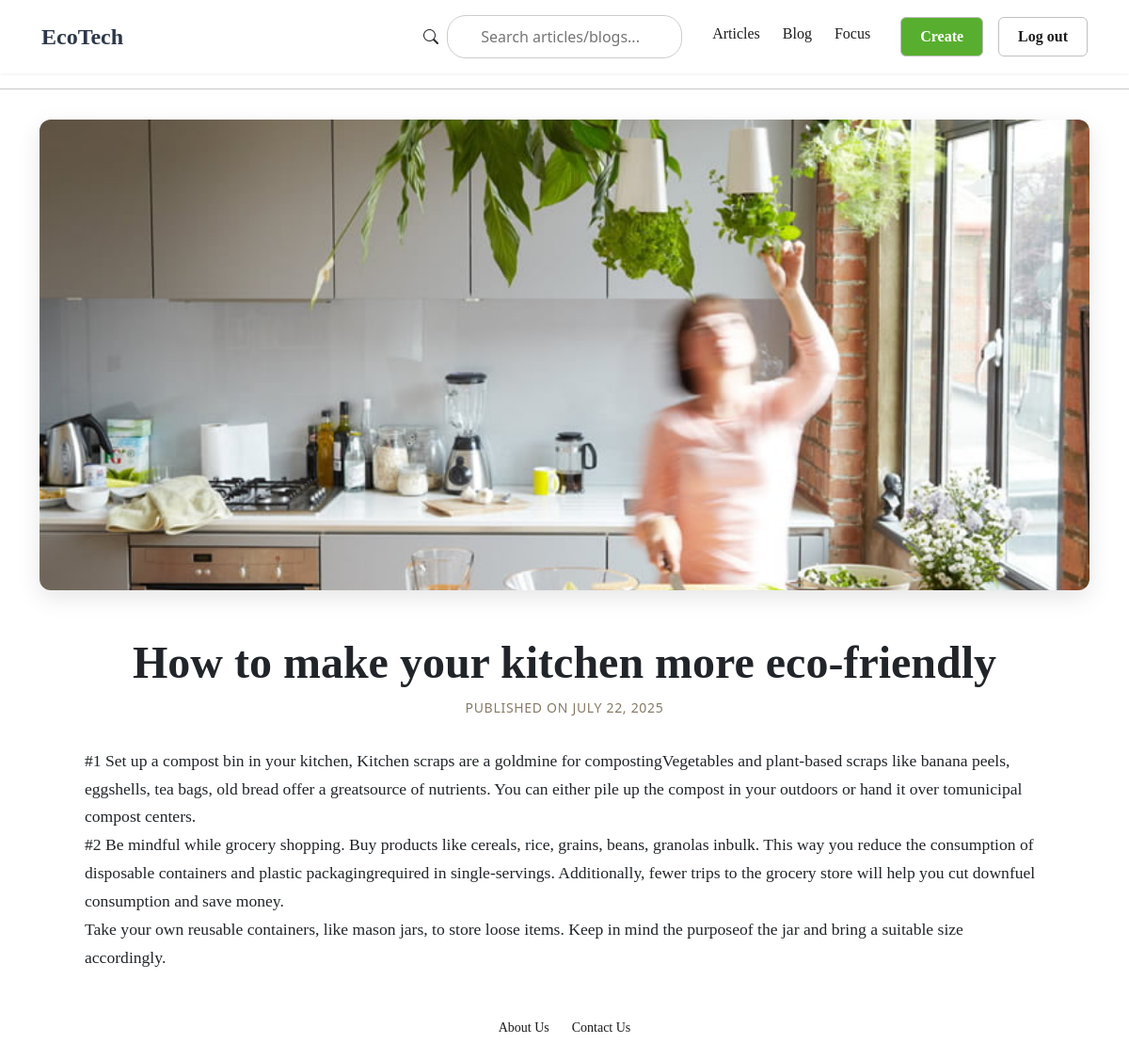
Screenshot of /12/ (signed in) with the database file from the repository.
### post_app/models.py (models this page shows, shortened)
class PostRaw(models.Model):
    author = models.ForeignKey(User, on_delete=models.CASCADE)
    created_at = models.DateTimeField(auto_now_add=True)
    likes_int = models.IntegerField(default=0)
    content = models.TextField()
    title = models.TextField(max_length=60, blank=False, null=False)
    image = models.ImageField(upload_to='post_images/', blank=True, null=False)
    POST_TYPE_CHOICES = [
        (1, 'admin'),
        (2, 'user')
    ]
    post_type = models.IntegerField(choices=POST_TYPE_CHOICES, default=2)
    class Meta:
        app_label = 'post_app'
        db_table = 'post_app_raw'
        verbose_name = 'Post Data Management'

### post_app/views.py (the view)
# urls.py: path('<int:post_id>/', views.post_detail, name='post_detail'),
@login_required()
def post_detail(request, post_id):
    post = get_object_or_404(PostRaw, id=post_id)
    return render(request, 'post_detail.html', {'post': post})

### templates/post_detail.html (shortened to what this page needs)
{% extends "base_generic.html" %}
{% block content %}
  <article class="post-detail-container">
    {% if post.image %}
      <div class="post-hero-image">
        <img src="{{ post.image.url }}" alt="{{ post.title }}">
      </div>
    {% endif %}
    <header class="post-header">
      <h1>{{ post.title }}</h1>
      <p class="post-meta">Published on {{ post.created_at|date:"F d, Y" }}</p>
    </header>
    <div class="post-body">
      {{ post.content|linebreaksbr }}
    </div>
  </article>
{% endblock %}

### static/css/styles.css (style rules this page uses)
h1 { font-family: "Times New Roman", Times, serif;; }
.post-meta { font-size: 0.875rem; color: #6b7280; margin: 0 0 0.75rem 0; }
.post-hero-image { width: 100%; height: 500px; margin-bottom: 3rem; border-radius: 12px; overflow: hidden; box-shadow: 0 8px 25px rgba(0, 0, 0, 0.1); }
.post-hero-image img { width: 100%; height: 100%; object-fit: cover; object-position: center; display: block; }
.post-header { text-align: center; margin: 0 auto 2rem auto; }
.post-body { max-width: 1020px; margin: 0 auto; font-family: "Times New Roman", Times, serif; font-size: 1.1rem; line-height: 1.7; }
.post-header h1 { font-family: "Times New Roman", Times, serif;; font-size: 3rem; font-weight: 700; line-height: 1.2; margin-bottom: 0.5rem; }
.post-header .post-meta { color: #857A65; font-size: 0.875rem; font-weight: 500; text-transform: uppercase; letter-spacing: 0.05em; margin: 0 0 0.75rem 0; }

### rows the page displays
PostRaw: image (picture), title "How to make your kitchen more eco-friendly", created_at "JULY 22, 2025", content "#1 Set up a compost bin in your kitchen, Kitchen scraps are a goldmine for compostingVegetables and plant-based scraps like banana peels, eggshells, tea bags, old bread offer a greatsource of nutrients. You can either pile up the compost in your outdoors or hand it over tomunicipal compost centers. #2 Be mindful while grocery shopping. Buy products like cereals, rice, grains, beans, granolas inbulk. This way you reduce the consumption of disposable containers and plastic packagingrequired in single-servings. Additionally, fewer trips to the grocery store will help you cut downfuel consumption and save money. Take your own reusable containers, like mason jars, to store loose items. Keep in…"
